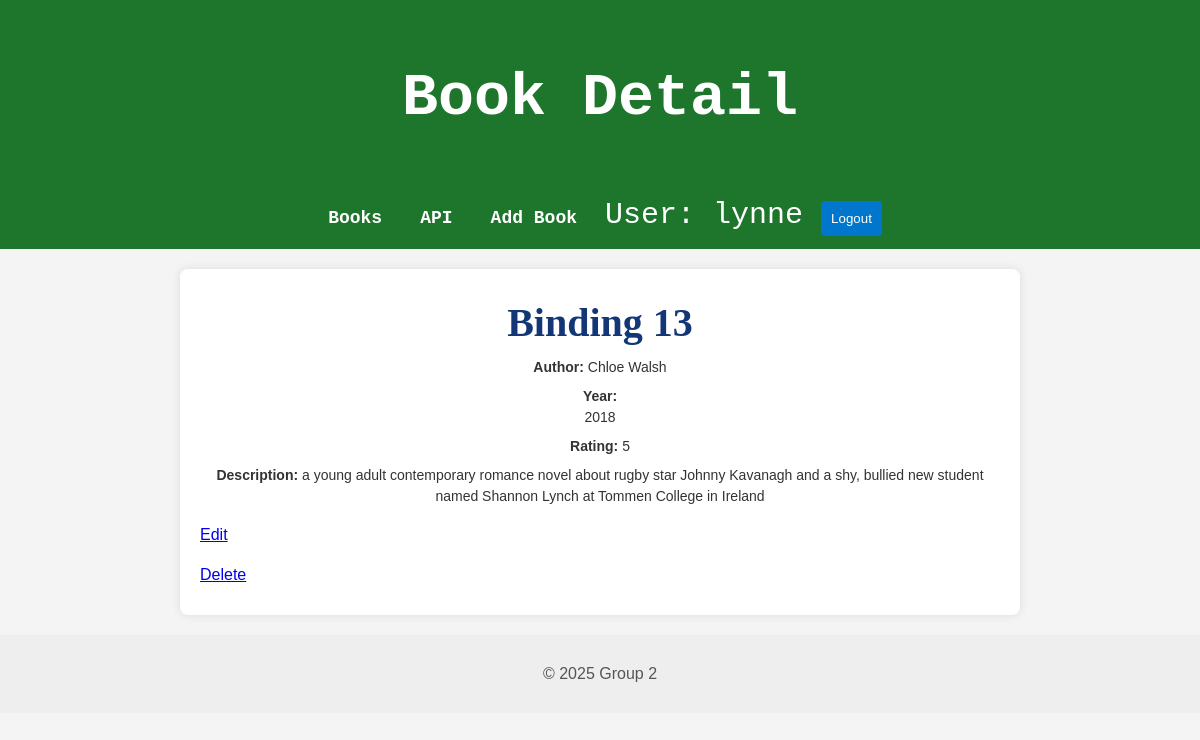
Screenshot of /book_detail/2/ (signed in) with the database file from the repository.
### books/models.py (models this page shows, shortened)
class Book (models.Model):
    title = models.CharField(max_length=200)
    author = models.CharField(max_length=200)
    year = models.IntegerField()
    rating = models.IntegerField()
    description = models.TextField(null=True,blank=True)
    user = models.ForeignKey(User, on_delete=models.CASCADE, null=True)

### books/views.py (the view)
# urls.py: path('book_detail/<int:book_id>/', views.book_detail, name = 'book_detail'),
def book_detail(request,book_id):
    books = Book.objects.get(id=book_id)
    return render(request,'books/book_detail.html', { 'book':books})

### books/templates/books/book_detail.html (shortened to what this page needs)
{% extends "base.html" %}
{% block header %}
Book Detail
{% endblock %}
{% block content %}
<div class="card-body">
    <h4 class="card-title">
        {{ book.title }}
    </h4>
    <p class="card-text">
        <strong>Author:</strong>
        {{ book.author }}
    </p>
    <p class="card-text">
        <strong>Year:</strong><br>
        {{ book.year }}
    </p>
    <p class="card-text">
        <strong>Rating:</strong>
        {{ book.rating }}
    </p>
     <p class="card-text">
        <strong>Description:</strong>
        {{ book.description }}
    </p>
    <p>
        <a href= "{% url 'edit_book' book.id %}" > Edit </a>
    </p>
    <p>
        <a href= "{% url 'delete_book' book.id %}" > Delete </a>
    </p>
</div>
{% endblock %}

### bookstore/templates/base.html (shortened to what this page needs)
{% load static %}
<!DOCTYPE html>
<html>
<body>
    <header>
        <link rel="stylesheet" href="{% static 'styles.css' %}">
        <h1>{%block header%}  {%endblock%}</h1>
        <nav>
            <a href="/">Books</a>
            <a href="{% url 'book-list-create' %}">API</a>
            {% if user.is_authenticated %}
            <a href="{% url 'add_book' %}">Add Book</a>
            <span> User: {{ user.username  }} </span>
            <form action="{% url 'logout' %}" method="post" style="display: inline;">
                <button type="submit">Logout</button>
            </form>
            {% else %}
            <a href="{% url 'login' %}">Login</a>
            <a href="{% url 'register' %}">Register</a>
            {% endif %}
        </nav>
    </header>
    <main>
        {% block content %}{% endblock %}
    </main>
    <footer>
        <p>&copy; 2025 Group 2</p>
    </footer>
</body>
</html>

### static/styles.css (style rules this page uses)
body { font-family: Arial, sans-serif; line-height: 1.6; margin: 0; padding: 0; background-color: #f4f4f4; color: #333; }
header { background-color: #1d762c; color: white; margin-top:0px; padding:10px; text-align: center; font-size: 30px; font-family:monospace }
nav a { color: white; text-decoration: none; margin: 0 10px; font-weight: bold; font-size: 18px; }
main { max-width: 800px; margin: 20px auto; padding: 20px; background-color: white; border-radius: 8px; box-shadow: 0 0 10px rgba(0,0,0,0.1); }
footer { text-align: center; padding: 10px 0; background-color: #eee; color: #555; }
form { display: flex; flex-direction: column; }
form button { margin-top: 15px; padding: 10px; background-color: #0077cc; color: white; border: none; border-radius: 4px; cursor: pointer; }
.card-title { margin: 2px; font-size: 40px; color: #133776; text-align: center; font-weight: bold; font-family: Cambria, Cochin, Georgia, Times, 'Times New Roman', serif; }
.card-text { margin: 2px 0; font-size: 14px; color: #333; word-wrap: break-word; text-align: center; }
.card-body p { margin-bottom: 8px; line-height: 1.5; }

### rows the page displays
Book: title "Binding 13", author "Chloe Walsh", year "2018", rating "5", description "a young adult contemporary romance novel about rugby star Johnny Kavanagh and a shy, bullied new student named Shannon Lynch at Tommen College in Ireland"

### other values shown
{{ user.username }} "lynne"
